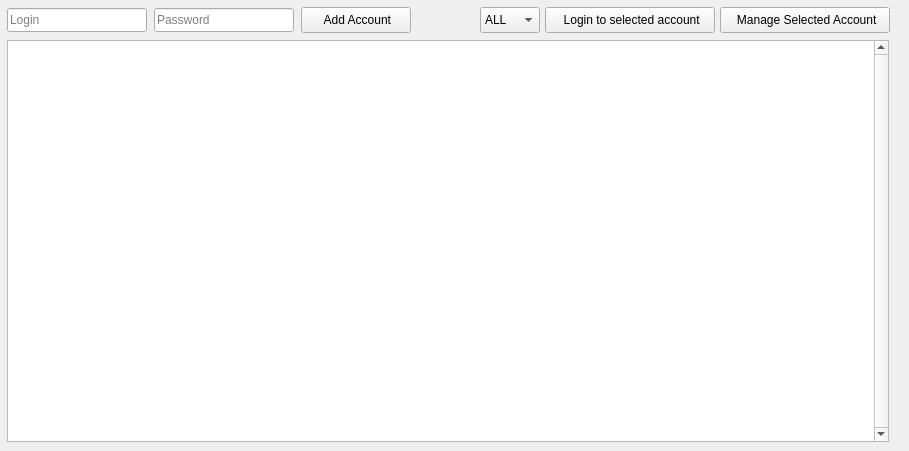
    <widget class="QWidget" name="tab_acc">
     <attribute name="title">
      <string>Accounts</string>
     </attribute>
     <widget class="QFrame" name="frame_2">
      <property name="geometry">
       <rect>
        <x>0</x>
        <y>0</y>
        <width>900</width>
        <height>40</height>
       </rect>
      </property>
      <property name="minimumSize">
       <size>
        <width>900</width>
        <height>40</height>
       </size>
      </property>
      <property name="maximumSize">
       <size>
        <width>900</width>
        <height>40</height>
       </size>
      </property>
      <property name="frameShape">
       <enum>QFrame::NoFrame</enum>
      </property>
      <property name="frameShadow">
       <enum>QFrame::Raised</enum>
      </property>
      <property name="lineWidth">
       <number>0</number>
      </property>
      <widget class="QFrame" name="frame">
       <property name="geometry">
        <rect>
         <x>5</x>
         <y>5</y>
         <width>410</width>
         <height>30</height>
        </rect>
       </property>
       <property name="minimumSize">
        <size>
         <width>410</width>
         <height>30</height>
        </size>
       </property>
       <property name="maximumSize">
        <size>
         <width>410</width>
         <height>30</height>
        </size>
       </property>
       <property name="frameShape">
        <enum>QFrame::NoFrame</enum>
       </property>
       <property name="frameShadow">
        <enum>QFrame::Raised</enum>
       </property>
       <property name="lineWidth">
        <number>0</number>
       </property>
       <layout class="QHBoxLayout" name="horizontalLayout">
        <property name="spacing">
         <number>5</number>
        </property>
        <property name="leftMargin">
         <number>0</number>
        </property>
        <property name="topMargin">
         <number>0</number>
        </property>
        <property name="rightMargin">
         <number>0</number>
        </property>
        <property name="bottomMargin">
         <number>0</number>
        </property>
        <item>
         <widget class="QLineEdit" name="login_input">
          <property name="minimumSize">
           <size>
            <width>140</width>
            <height>24</height>
           </size>
          </property>
          <property name="maximumSize">
           <size>
            <width>140</width>
            <height>24</height>
           </size>
          </property>
          <property name="placeholderText">
           <string>Login</string>
          </property>
         </widget>
        </item>
        <item>
         <widget class="QLineEdit" name="password_input">
          <property name="minimumSize">
           <size>
            <width>140</width>
            <height>24</height>
           </size>
          </property>
          <property name="maximumSize">
           <size>
            <width>140</width>
            <height>24</height>
           </size>
          </property>
          <property name="echoMode">
           <enum>QLineEdit::Password</enum>
          </property>
          <property name="placeholderText">
           <string>Password</string>
          </property>
         </widget>
        </item>
        <item>
         <widget class="QPushButton" name="add_account_btn">
          <property name="minimumSize">
           <size>
            <width>110</width>
            <height>26</height>
           </size>
          </property>
          <property name="maximumSize">
           <size>
            <width>110</width>
            <height>26</height>
           </size>
          </property>
          <property name="text">
           <string> Add Account</string>
          </property>
          <property name="icon">
           <iconset resource="res/res.qrc">
            <normaloff>:/icons/add_acc.svg</normaloff>:/icons/add_acc.svg</iconset>
          </property>
         </widget>
        </item>
       </layout>
      </widget>
      <widget class="QFrame" name="frame_3">
       <property name="geometry">
        <rect>
         <x>480</x>
         <y>5</y>
         <width>410</width>
         <height>30</height>
        </rect>
       </property>
       <property name="minimumSize">
        <size>
         <width>410</width>
         <height>30</height>
        </size>
       </property>
       <property name="maximumSize">
        <size>
         <width>410</width>
         <height>30</height>
        </size>
       </property>
       <property name="frameShape">
        <enum>QFrame::NoFrame</enum>
       </property>
       <property name="frameShadow">
        <enum>QFrame::Raised</enum>
       </property>
       <property name="lineWidth">
        <number>0</number>
       </property>
       <layout class="QHBoxLayout" name="horizontalLayout_2">
        <property name="spacing">
         <number>5</number>
        </property>
        <property name="leftMargin">
         <number>0</number>
        </property>
        <property name="topMargin">
         <number>0</number>
        </property>
        <property name="rightMargin">
         <number>0</number>
        </property>
        <property name="bottomMargin">
         <number>0</number>
        </property>
        <item>
         <widget class="QComboBox" name="select_server">
          <property name="minimumSize">
           <size>
            <width>60</width>
            <height>26</height>
           </size>
          </property>
          <property name="maximumSize">
           <size>
            <width>60</width>
            <height>26</height>
           </size>
          </property>
          <property name="currentIndex">
           <number>0</number>
          </property>
          <property name="maxVisibleItems">
           <number>14</number>
          </property>
          <item>
           <property name="text">
            <string>ALL</string>
           </property>
          </item>
          <item>
           <property name="text">
            <string>BR</string>
           </property>
          </item>
          <item>
           <property name="text">
            <string>EUNE</string>
           </property>
          </item>
          <item>
           <property name="text">
            <string>EUW</string>
           </property>
          </item>
          <item>
           <property name="text">
            <string>JP</string>
           </property>
          </item>
          <item>
           <property name="text">
            <string>KR</string>
           </property>
          </item>
          <item>
           <property name="text">
            <string>LAN</string>
           </property>
          </item>
          <item>
           <property name="text">
            <string>LAS</string>
           </property>
          </item>
          <item>
           <property name="text">
            <string>NA</string>
           </property>
          </item>
          <item>
           <property name="text">
            <string>OC</string>
           </property>
          </item>
          <item>
           <property name="text">
            <string>RU</string>
           </property>
          </item>
          <item>
           <property name="text">
            <string>TR</string>
           </property>
          </item>
          <item>
           <property name="text">
            <string>PBE</string>
           </property>
          </item>
          <item>
           <property name="text">
            <string>???</string>
           </property>
          </item>
         </widget>
        </item>
        <item>
         <widget class="QPushButton" name="login_btn">
          <property name="minimumSize">
           <size>
            <width>170</width>
            <height>26</height>
           </size>
          </property>
          <property name="maximumSize">
           <size>
            <width>170</width>
            <height>26</height>
           </size>
          </property>
          <property name="text">
           <string> Login to selected account</string>
          </property>
          <property name="icon">
           <iconset resource="res/res.qrc">
            <normaloff>:/icons/login_acc.svg</normaloff>:/icons/login_acc.svg</iconset>
          </property>
         </widget>
        </item>
        <item>
         <widget class="QPushButton" name="manage_btn">
          <property name="minimumSize">
           <size>
            <width>170</width>
            <height>26</height>
           </size>
          </property>
          <property name="maximumSize">
           <size>
            <width>170</width>
            <height>26</height>
           </size>
          </property>
          <property name="text">
           <string> Manage Selected Account</string>
          </property>
          <property name="icon">
           <iconset resource="res/res.qrc">
            <normaloff>:/icons/manage_acc.svg</normaloff>:/icons/manage_acc.svg</iconset>
          </property>
         </widget>
        </item>
       </layout>
      </widget>
     </widget>
     <widget class="QTableWidget" name="acc_list">
      <property name="geometry">
       <rect>
        <x>7</x>
        <y>40</y>
        <width>882</width>
        <height>402</height>
       </rect>
      </property>
      <property name="verticalScrollBarPolicy">
       <enum>Qt::ScrollBarAlwaysOn</enum>
      </property>
      <property name="editTriggers">
       <set>QAbstractItemView::NoEditTriggers</set>
      </property>
      <property name="selectionMode">
       <enum>QAbstractItemView::SingleSelection</enum>
      </property>
      <property name="selectionBehavior">
       <enum>QAbstractItemView::SelectRows</enum>
      </property>
      <property name="verticalScrollMode">
       <enum>QAbstractItemView::ScrollPerPixel</enum>
      </property>
      <property name="horizontalScrollMode">
       <enum>QAbstractItemView::ScrollPerPixel</enum>
      </property>
      <property name="sortingEnabled">
       <bool>true</bool>
      </property>
      <attribute name="horizontalHeaderMinimumSectionSize">
       <number>1</number>
      </attribute>
      <attribute name="horizontalHeaderDefaultSectionSize">
       <number>142</number>
      </attribute>
      <attribute name="horizontalHeaderHighlightSections">
       <bool>false</bool>
      </attribute>
      <attribute name="verticalHeaderVisible">
       <bool>false</bool>
      </attribute>
      <attribute name="verticalHeaderHighlightSections">
       <bool>false</bool>
      </attribute>
     </widget>
    </widget>
